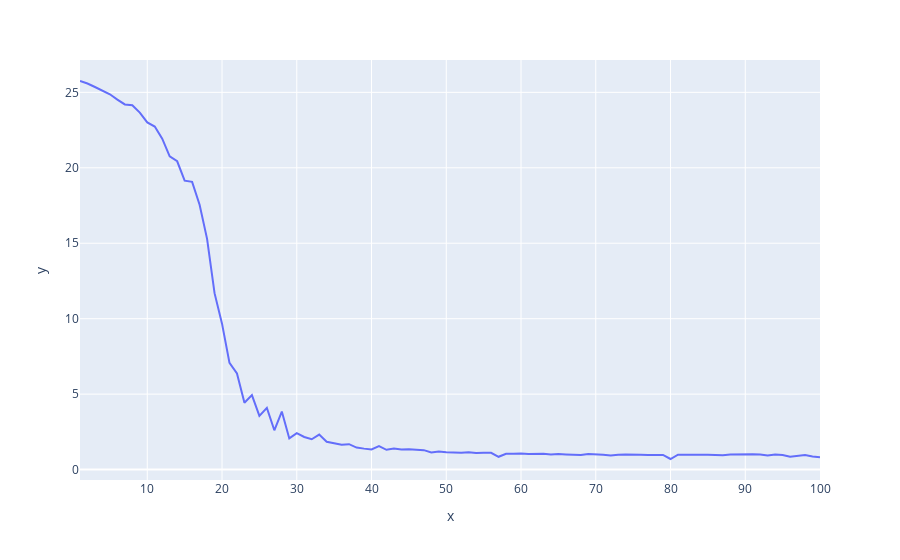

The code cell stored with this chart in its notebook:
### Code cell
optimize_and_plot(griewank_function)

### Figure 1 — Plotly figure (JSON) as saved in the notebook; plotly's stock layout.template omitted (floating-point values rounded to 4 significant figures)
{"data": [{"hovertemplate": "x=%{x}<br>y=%{y}<extra></extra>", "legendgroup": "", "line": {"color": "#636efa", "dash": "solid"}, "marker": {"symbol": "circle"}, "mode": "lines", "name": "", "orientation": "v", "showlegend": false, "type": "scatter", "x": [1, 2, 3, 4, 5, 6, 7, 8, 9, 10, 11, 12, 13, 14, 15, 16, 17, 18, 19, 20, 21, 22, 23, 24, 25, 26, 27, 28, 29, 30, 31, 32, 33, 34, 35, 36, 37, 38, 39, 40, 41, 42, 43, 44, 45, 46, 47, 48, 49, 50, 51, 52, 53, 54, 55, 56, 57, 58, 59, 60, 61, 62, 63, 64, 65, 66, 67, 68, 69, 70, 71, 72, 73, 74, 75, 76, 77, 78, 79, 80, 81, 82, 83, 84, 85, 86, 87, 88, 89, 90, 91, 92, 93, 94, 95, 96, 97, 98, 99, 100], "xaxis": "x", "y": [25.75, 25.58, 25.35, 25.13, 24.87, 24.52, 24.2, 24.15, 23.66, 23.01, 22.74, 21.93, 20.76, 20.43, 19.15, 19.07, 17.55, 15.29, 11.69, 9.669, 7.072, 6.371, 4.433, 4.932, 3.556, 4.09, 2.605, 3.846, 2.064, 2.411, 2.161, 2.011, 2.317, 1.84, 1.74, 1.645, 1.681, 1.458, 1.388, 1.339, 1.551, 1.312, 1.397, 1.329, 1.35, 1.315, 1.288, 1.14, 1.199, 1.149, 1.129, 1.115, 1.145, 1.103, 1.115, 1.113, 0.8479, 1.042, 1.048, 1.069, 1.038, 1.066, 1.043, 1.002, 1.038, 1.007, 1.001, 0.9587, 1.04, 1.029, 0.9873, 0.9281, 0.9861, 0.9925, 0.9648, 0.9781, 0.9722, 0.9876, 0.972, 0.701, 0.9862, 0.9796, 0.9884, 0.9839, 0.9776, 0.9622, 0.9428, 0.992, 1.013, 1.016, 1.01, 0.9963, 0.9318, 0.9916, 0.9635, 0.8474, 0.9191, 0.962, 0.8616, 0.812], "yaxis": "y"}], "layout": {"legend": {"tracegroupgap": 0}, "margin": {"t": 60}, "xaxis": {"anchor": "y", "domain": [0, 1], "title": {"text": "x"}}, "yaxis": {"anchor": "x", "domain": [0, 1], "title": {"text": "y"}}}}
